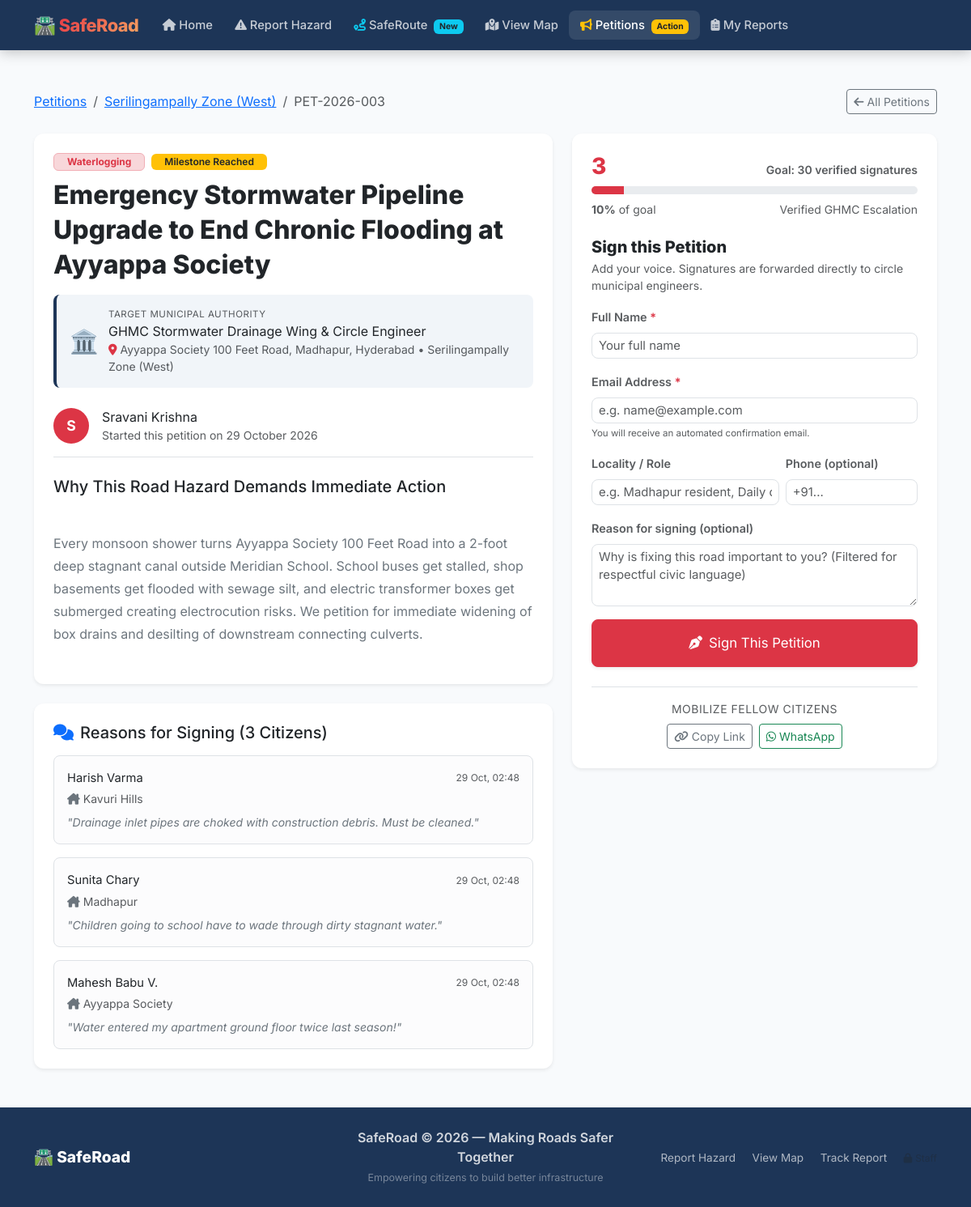
Page /petitions/PET-2026-003 on the committed database.
### models.py (models this page shows, shortened)
class Petition(db.Model):
    __tablename__ = 'petitions'
    id                 = db.Column(db.Integer, primary_key=True)
    petition_id        = db.Column(db.String(25), unique=True, nullable=False) # e.g. PET-2026-001
    title              = db.Column(db.String(255), nullable=False)
    story              = db.Column(db.Text, nullable=False) # Why this matters
    category           = db.Column(db.String(50), nullable=False)
    location_name      = db.Column(db.String(255), nullable=False)
    lat                = db.Column(db.Float, nullable=True)
    lng                = db.Column(db.Float, nullable=True)
    zone_id            = db.Column(db.String(50), default='serilingampally')
    zone_name          = db.Column(db.String(100), default='Serilingampally Zone (West)')
    target_authority   = db.Column(db.String(200), default='GHMC Circle Engineering Cell & Traffic Police')
    target_signatures  = db.Column(db.Integer, default=50) # Signature goal (e.g. 50, 100, 250)
    creator_name       = db.Column(db.String(100), nullable=False)
    creator_email      = db.Column(db.String(150), nullable=False)
    creator_phone      = db.Column(db.String(20), nullable=True)
    image_path         = db.Column(db.String(255), nullable=True)
    status             = db.Column(db.String(50), default='Active')
    report_id          = db.Column(db.String(25), nullable=True) # Optional link to Report ID SR-2026-xxx
    official_response  = db.Column(db.Text, nullable=True) # Authority note / repair resolution
    created_at         = db.Column(db.DateTime, default=datetime.utcnow)
    updated_at         = db.Column(db.DateTime, default=datetime.utcnow, onupdate=datetime.utcnow)
    signatures         = db.relationship('PetitionSignature', backref='petition', lazy=True, cascade='all, delete-orphan')
    @property
    def signature_count(self) -> int:
        return len(self.signatures)
    @property
    def progress_percent(self) -> int:
        if not self.target_signatures or self.target_signatures <= 0:
            return 100
        return min(100, int((len(self.signatures) / self.target_signatures) * 100))
    @property
    def category_label(self) -> str:
        return dict(HAZARD_CATEGORIES).get(self.category, self.category.replace('_', ' ').title())

class PetitionSignature(db.Model):
    __tablename__ = 'petition_signatures'
    id            = db.Column(db.Integer, primary_key=True)
    petition_id   = db.Column(db.Integer, db.ForeignKey('petitions.id'), nullable=False)
    signer_name   = db.Column(db.String(100), nullable=False)
    signer_email  = db.Column(db.String(150), nullable=False)
    signer_phone  = db.Column(db.String(20), nullable=True)
    locality      = db.Column(db.String(100), nullable=True) # e.g. "Madhapur resident", "Daily commuter"
    comment       = db.Column(db.Text, nullable=True) # "Reason for signing"
    signed_at     = db.Column(db.DateTime, default=datetime.utcnow)

### app.py (the view)
    @app.route('/petitions/<string:petition_id>', methods=['GET'])
    def petition_detail(petition_id: str):
        pet = Petition.query.filter_by(petition_id=petition_id.strip()).first()
        if not pet:
            abort(404)
        return render_template('petitions/detail.html', petition=pet)

### templates/petitions/detail.html (shortened to what this page needs)
{% extends "base.html" %}
{% block content %}
<section class="petition-detail-page py-5" style="background:#f8fafc; min-height:85vh;">
  <div class="container-xl">
    <div class="d-flex justify-content-between align-items-center mb-4 flex-wrap gap-2">
      <nav aria-label="breadcrumb">
        <ol class="breadcrumb mb-0 small">
          <li class="breadcrumb-item"><a href="{{ url_for('petitions_list') }}">Petitions</a></li>
          <li class="breadcrumb-item"><a href="{{ url_for('petitions_list') }}?zone={{ petition.zone_id }}">{{ petition.zone_name }}</a></li>
          <li class="breadcrumb-item active">{{ petition.petition_id }}</li>
        </ol>
      </nav>
      <div>
        <a href="{{ url_for('petitions_list') }}" class="btn btn-sm btn-outline-secondary">
          <i class="fa fa-arrow-left me-1"></i>All Petitions
        </a>
      </div>
    </div>
    <div class="row g-4">
      <div class="col-lg-7">
        <div class="card border-0 shadow-sm p-4 mb-4" style="border-radius:12px; background:#fff;">
          <div class="d-flex align-items-center gap-2 mb-2 flex-wrap">
            <span class="badge bg-danger-subtle text-danger border border-danger-subtle px-3 py-1 fw-700">
              {{ petition.category_label }}
            </span>
            <span class="badge {% if petition.status == 'Victorious / Repaired' %}bg-success{% elif petition.status == 'Milestone Reached' %}bg-warning text-dark{% else %}bg-secondary{% endif %} px-3 py-1 fw-600">
              {{ petition.status }}
            </span>
          </div>
          <h2 class="fw-800 text-dark mb-3" style="line-height:1.35;">
            {{ petition.title }}
          </h2>
          <div class="p-3 rounded-3 mb-4 d-flex align-items-center" style="background:#f1f5f9; border-left:4px solid #1d3557;">
            <div style="font-size:1.8rem; margin-right:12px;">🏛️</div>
            <div>
              <div class="small text-muted text-uppercase fw-700" style="font-size:0.72rem; letter-spacing:0.5px;">Target Municipal Authority</div>
              <div class="fw-700 text-dark">{{ petition.target_authority }}</div>
              <div class="text-muted small"><i class="fa fa-location-dot me-1 text-danger"></i>{{ petition.location_name }} &bull; {{ petition.zone_name }}</div>
            </div>
          </div>
          <div class="d-flex align-items-center gap-3 mb-4 pb-3 border-bottom">
            <div class="rounded-circle d-flex align-items-center justify-content-center bg-danger text-white fw-bold"
                 style="width:44px; height:44px; font-size:1.1rem;">
              {{ petition.creator_name[0] | upper }}
            </div>
            <div>
              <div class="fw-700 text-dark">{{ petition.creator_name }}</div>
              <div class="text-muted small">Started this petition on {{ petition.created_at.strftime('%d %B %Y') if petition.created_at else 'Recently' }}</div>
            </div>
          </div>
          <h5 class="fw-700 text-dark mb-3">Why This Road Hazard Demands Immediate Action</h5>
          <div class="petition-story-body text-secondary mb-4" style="font-size:1rem; line-height:1.75; white-space:pre-line;">
            {{ petition.story }}
          </div>
        </div>
        <div class="card border-0 shadow-sm p-4" style="border-radius:12px; background:#fff;">
          <h5 class="fw-700 text-dark mb-3">
            <i class="fa fa-comments me-2 text-primary"></i>Reasons for Signing ({{ petition.signature_count }} Citizens)
          </h5>
          <div id="signaturesList" class="d-flex flex-column gap-3">
            {% if petition.signatures %}
              {% for sig in petition.signatures | sort(attribute='signed_at', reverse=True) %}
              <div class="p-3 rounded-3 border" style="background:#fcfcfd;">
                <div class="d-flex justify-content-between align-items-center mb-1">
                  <div class="fw-700 text-dark" style="font-size:0.92rem;">{{ sig.signer_name }}</div>
                  <small class="text-muted" style="font-size:0.75rem;">{{ sig.signed_at.strftime('%d %b, %H:%M') if sig.signed_at else '' }}</small>
                </div>
                <div class="text-muted small mb-2"><i class="fa fa-house-chimney me-1 text-secondary"></i>{{ sig.locality or 'Concerned Resident' }}</div>
                {% if sig.comment %}
                <p class="text-secondary small mb-0 fst-italic" style="line-height:1.5;">
                  "{{ sig.comment }}"
                </p>
                {% endif %}
              </div>
              {% endfor %}
            {% else %}
              <p class="text-muted small fst-italic mb-0">No signatures yet. Be the very first to sign and make this road safer!</p>
            {% endif %}
          </div>
        </div>
      </div>
      <div class="col-lg-5">
        <div class="card border-0 shadow-sm p-4 sticky-top" style="top:90px; border-radius:12px; background:#fff;">
          <div class="mb-4">
            <div class="d-flex justify-content-between align-items-baseline mb-2">
              <h3 class="fw-800 text-danger mb-0" id="liveSigCount">{{ petition.signature_count }}</h3>
              <span class="text-muted small fw-600">Goal: {{ petition.target_signatures }} verified signatures</span>
            </div>
            <div class="progress mb-2" style="height:10px; border-radius:5px; background:#e9ecef;">
              <div id="liveProgressBar" class="progress-bar {% if petition.progress_percent >= 100 %}bg-success{% else %}bg-danger{% endif %}"
                   style="width: {{ petition.progress_percent }}%; transition:width 0.4s ease;"></div>
            </div>
            <div class="d-flex justify-content-between small text-muted">
              <span id="liveProgressPercent"><strong>{{ petition.progress_percent }}%</strong> of goal</span>
              <span>Verified GHMC Escalation</span>
            </div>
          </div>
          <h5 class="fw-800 text-dark mb-1">Sign this Petition</h5>
          <p class="text-muted small mb-3">Add your voice. Signatures are forwarded directly to circle municipal engineers.</p>
          <form id="signForm" method="POST" action="{{ url_for('sign_petition', petition_id=petition.petition_id) }}">
            <div class="mb-3">
              <label class="form-label small fw-700 text-muted">Full Name <span class="text-danger">*</span></label>
              <input type="text" name="name" id="signerName" class="form-control form-control-sm" placeholder="Your full name" required>
            </div>
            <div class="mb-3">
              <label class="form-label small fw-700 text-muted">Email Address <span class="text-danger">*</span></label>
              <input type="email" name="email" id="signerEmail" class="form-control form-control-sm" placeholder="e.g. name@example.com" required>
              <div class="form-text" style="font-size:0.72rem;">You will receive an automated confirmation email.</div>
            </div>
            <div class="row g-2 mb-3">
              <div class="col-7">
                <label class="form-label small fw-700 text-muted">Locality / Role</label>
                <input type="text" name="locality" id="signerLocality" class="form-control form-control-sm" placeholder="e.g. Madhapur resident, Daily commuter">
              </div>
              <div class="col-5">
                <label class="form-label small fw-700 text-muted">Phone (optional)</label>
                <input type="tel" name="phone" id="signerPhone" class="form-control form-control-sm" placeholder="+91...">
              </div>
            </div>
            <div class="mb-3">
              <label class="form-label small fw-700 text-muted">Reason for signing (optional)</label>
              <textarea name="comment" id="signerComment" class="form-control form-control-sm" rows="3"
                        placeholder="Why is fixing this road important to you? (Filtered for respectful civic language)"></textarea>
            </div>
            <button type="submit" id="signSubmitBtn" class="btn btn-danger w-100 fw-700 py-3 shadow-sm"
                    style="border-radius:8px; font-size:1.05rem;">
              <i class="fa fa-pen-nib me-2"></i>Sign This Petition
            </button>
          </form>
          <div class="mt-4 pt-3 border-top text-center">
            <span class="small fw-700 text-muted text-uppercase d-block mb-2" style="letter-spacing:0.5px;">Mobilize Fellow Citizens</span>
            <div class="d-flex justify-content-center gap-2">
              <button type="button" class="btn btn-sm btn-outline-secondary" onclick="copyPetitionLink()">
                <i class="fa fa-link me-1"></i>Copy Link
              </button>
              <a href="https://api.whatsapp.com/send?text={{ ('Sign this road safety petition on SafeRoad: ' ~ petition.title ~ ' ' ~ request.url) | urlencode }}"
                 target="_blank" class="btn btn-sm btn-outline-success">
                <i class="fa-brands fa-whatsapp me-1"></i>WhatsApp
              </a>
            </div>
          </div>
        </div>
      </div>
    </div>
  </div>
</section>
{% endblock %}

### static/css/style.css (style rules this page uses)
:root { --primary: #e63946; --secondary: #457b9d; --dark: #1d3557; --success: #2a9d8f; --warning: #f4a261; --light-bg: #f8f9fa; --card-shadow: 0 4px 20px rgba(0,0,0,0.08); --card-shadow-hover: 0 8px 32px rgba(0,0,0,0.15); --radius: 12px; --transition: 0.3s ease; }
*, *::before, *::after { box-sizing: border-box; }
html { scroll-behavior: smooth; }
body { font-family: 'Inter', sans-serif; background: #f4f6f9; color: #2d2d2d; display: flex; flex-direction: column; min-height: 100vh; }
.fw-800 { font-weight: 800; }
.fw-600 { font-weight: 600; }
.form-label { font-weight: 600; font-size: 0.9rem; color: #344055; }
.form-control, .form-select { border-radius: 8px; border: 1.5px solid #dee2e6; font-size: 0.93rem; transition: border-color var(--transition), box-shadow var(--transition); }

### rows in the picture
Petition: zone_name "Serilingampally Zone (West)", petition_id "PET-2026-003", category_label "Waterlogging", status "Milestone Reached", title "Emergency Stormwater Pipeline Upgrade to End Chronic Flooding at Ayyappa Society", target_authority "GHMC Stormwater Drainage Wing & Circle Engineer", location_name "Ayyappa Society 100 Feet Road, Madhapur, Hyderabad", creator_name "S", creator_name "Sravani Krishna", created_at "29 October 2026", story "Every monsoon shower turns Ayyappa Society 100 Feet Road into a 2-foot deep stagnant canal outside Meridian School. School buses get stalled, shop basements get flooded with sewage silt, and electric transformer boxes get submerged creating electrocution risks. We petition for immediate widening of box drains and desilting of downstream connecting culverts.", target_signatures "30", progress_percent "10"
PetitionSignature: signer_name "Harish Varma", signed_at "29 Oct, 02:48", locality "Kavuri Hills", comment "Drainage inlet pipes are choked with construction debris. Must be cleaned."
PetitionSignature: signer_name "Sunita Chary", signed_at "29 Oct, 02:48", locality "Madhapur", comment "Children going to school have to wade through dirty stagnant water."
PetitionSignature: signer_name "Mahesh Babu V.", signed_at "29 Oct, 02:48", locality "Ayyappa Society", comment "Water entered my apartment ground floor twice last season!"

### other values in the picture
{{ petition.signature_count }} "3"
